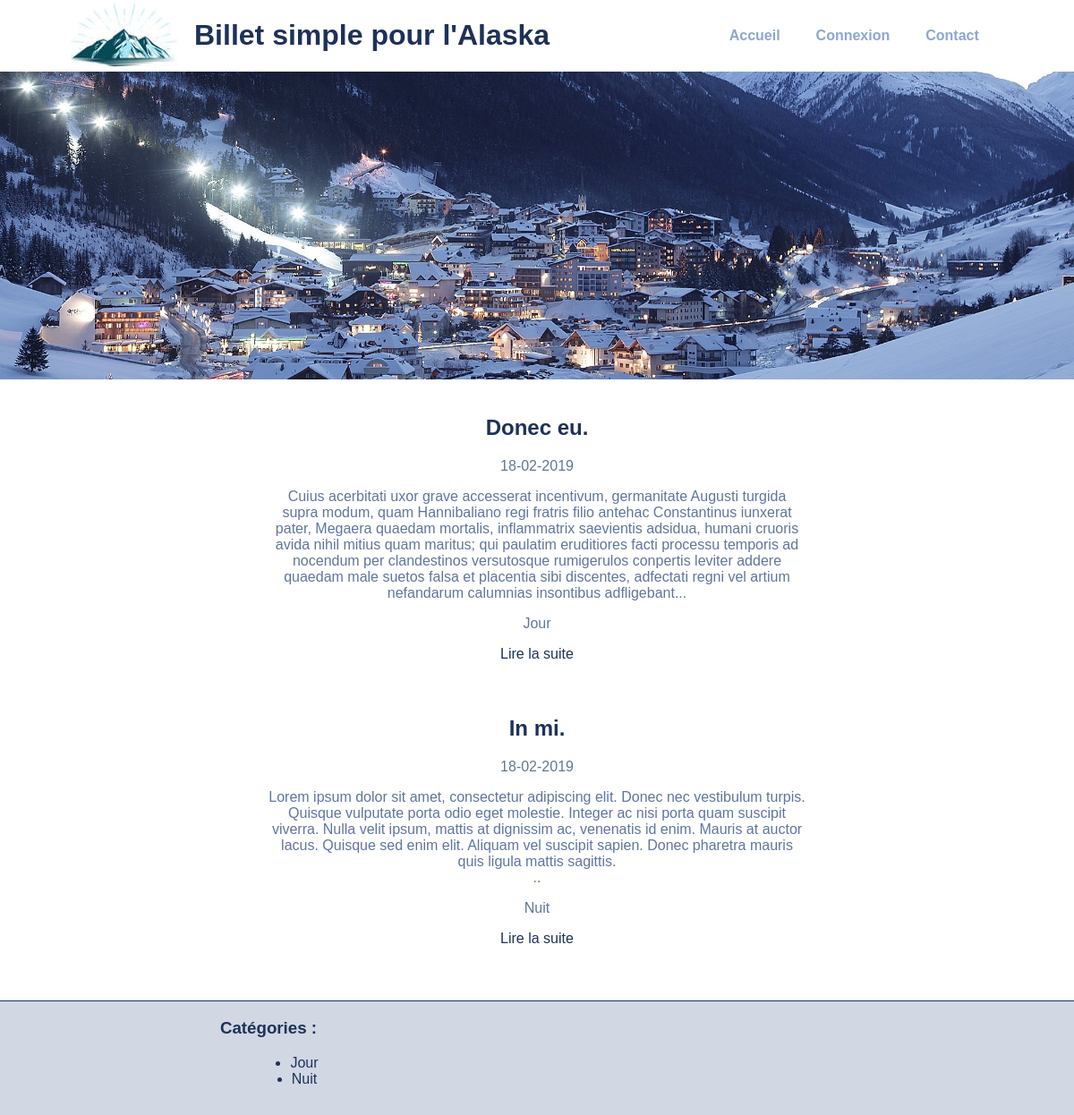
The page / on the database its author committed.
### tables this page shows
CREATE TABLE `articles` (
  `id` int(11) NOT NULL,
  `titre` varchar(255) NOT NULL,
  `date` date NOT NULL,
  `categorie` varchar(255) NOT NULL,
  `message` text NOT NULL
);

### controller/controllerArticles.php (called while the page is built, shortened)
<?php
class controllerArticles{
    public function accueil(){
        require 'modele/modeleBillets.php';
        $post = new billets();
        $reponse = $post->listeBillets();
        require 'vue/pageAccueil.php';
    }
}

### modele/modeleBillets.php (called while the page is built, shortened)
<?php
class billets extends appelBDD {
            public function listeBillets(){
                $bdd = $this->dbConnect();
                $reponse = $bdd->prepare('SELECT id, titre, date, categorie, message FROM articles');
                $reponse->execute();
                return $reponse;
            }
}

### vue/pageAccueil.php (the view, shortened to what this page needs)
<!DOCTYPE html>
<html lang="fr">
<head>
    <link rel="stylesheet" type="text/css" href="css/style.css">
</head>
<body>
    <?php include 'includes/header.php'; ?>
    <img src="img/alaska.jpg" alt="imageSlideAlaska" class="slide" />
    <div id='articles'>
        <?php
        while($donnees = $reponse-> fetch())
      { ?>
        <h2>
            <?php echo htmlspecialchars ($donnees['titre'])?>
        </h2>
        <p>
            <?php $date = htmlspecialchars ($donnees['date']);
        echo date('d-m-Y', strtotime($date));?>
        </p>
        <p>
            <?php echo nl2br(htmlspecialchars($donnees['message']));?>..</p>
        <p>
            <?php echo htmlspecialchars ($donnees['categorie'])?>
        </p>
        <a href="index.php?a=billet&articles=<?php echo $donnees['id']; ?>">Lire la suite</a>
        <?php
        }
        ?>
    </div>
    <?php require 'includes/footer.php'; ?>
</body>
</html>

### index.php (shortened to what this page needs)
<?php
class routeur {
    public function pages(){
        if (isset($_GET['a'])) {
            if ( $_GET['a'] == 'billet'){
                require 'controller/controllerArticles.php';
                $articles = new controllerArticles();
                $commentaires = $articles->billet();
            }
        }else if(isset($_GET['c'])){
            if ($_GET['c'] == 'contact'){
                require 'controller/controllerContact.php';
                $appel = new controllerContact();
                $contact = $appel->email();
            }
        }else{
            require 'controller/controllerArticles.php';
            $articles = new controllerArticles();
            $reponse = $articles->accueil();
        }
    }
}
$appel = new routeur();
$root = $appel->pages();

### vue/includes/header.php
<header>
    <img src="img/logo_alaska.png" alt="logoAlaska" class="logo" />
    <h1>Billet simple pour l'Alaska</h1>
    <div id="menu">
        <a href="index.php">Accueil</a>
        <?php if (isset ($_SESSION['username']) && isset($_SESSION['password']) ) { ?>
        <a href="index.php?admin=connexion">Admin</a>
        <a href="index.php?admin=deconnection">Déconnexion</a>
        <?php }else { ?>
        <a href="index.php?admin=connexion">Connexion</a>
        <a href="index.php?c=contact">Contact</a>
        <?php
        } ?>
    </div>
</header>

### vue/includes/footer.php
<footer>
    <h3>Catégories :</h3>
    <ul>
        <li><a href="index.php?categorie=jour">Jour</a></li>
        <li><a href="index.php?categorie=nuit">Nuit</a></li>
    </ul>
</footer>

### css/style.css (style rules this page uses)
body { overflow-x: hidden; margin: 0; font-family: 'Arial'; }
p { text-align: center; color: #60759F; }
h1 { width: 50%; display: flex; justify-content: flex-start; color: #1e3158; }
h2 { color: #1e3158; display: flex; justify-content: center; }
h3 { display: flex; justify-content: center; width: 50%; color: #1e3158; font-weight: bold; }
header { display: flex; }
.logo { margin-left: 6%; margin-right: 1%; }
#menu { width: 50%; display: flex; align-items: center; justify-content: center; }
#menu a { margin: 20px; text-decoration: none; color: #8ea6d2; font-weight: bold; }
.slide { height: auto; width: 100%; }
#articles, #listeArticles { margin: auto; width: 50%; margin-top: 3%; }
#articles a { display: flex; justify-content: center; text-decoration: none; color: #1e3158; margin-bottom: 10%; }
li a { text-decoration: none; color: #1e3158; }
ul { display: flex; justify-content: center; flex-direction: column; text-align: center; align-items: center; width: 50%; color: #1e3158; }
footer { border-top: 1px #1e3158 solid; background-color: #60759f4a; height: 127px; margin-top: 3%; }

### rows shown on the page
articles: titre "Donec eu.", date "18-02-2019", message "Cuius acerbitati uxor grave accesserat incentivum, germanitate Augusti turgida supra modum, quam Hannibaliano regi fratris filio antehac Constantinus iunxerat pater, Megaera quaedam mortalis, inflammatrix saevientis adsidua, humani cruoris avida nihil mitius quam maritus; qui paulatim eruditiores facti processu temporis ad nocendum per clandestinos versutosque rumigerulos conpertis leviter addere quaedam male suetos falsa et placentia sibi discentes, adfectati regni vel artium nefandarum calumnias insontibus adfligebant.", categorie "Jour"
articles: titre "In mi.", date "18-02-2019", message "Lorem ipsum dolor sit amet, consectetur adipiscing elit. Donec nec vestibulum turpis. Quisque vulputate porta odio eget molestie. Integer ac nisi porta quam suscipit viverra. Nulla velit ipsum, mattis at dignissim ac, venenatis id enim. Mauris at auctor lacus. Quisque sed enim elit. Aliquam vel suscipit sapien. Donec pharetra mauris quis ligula mattis sagittis.", categorie "Nuit"
